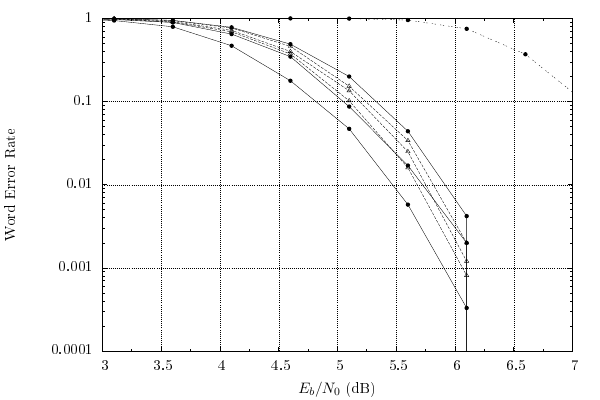

This figure's gnuplot source:
# gnuplot script for "Percent copy" figure
# run: gnuplot fig_wer.gnuplot
# then: pdflatex fig_wer.tex
#
set term epslatex standalone size 6in,4in
set output "fig_wer.tex"
set xlabel "$E_b/N_0$ (dB)"
set ylabel "Word Error Rate"
set style func linespoints
set key off
set tics in
set mxtics 2
set mytics 10 
set grid
set logscale y
plot [3:7] "ftdata-100000.dat" using ($1+29.1):(1-$2) with linespoints lt 1 pt 7 title 'FT-100K', \
     "ftdata-10000.dat" using ($1+29.1):(1-$2) with linespoints lt 1 pt 7 title 'FT-10K', \
     "ftdata-1000.dat" using ($1+29.1):(1-$2) with linespoints lt 1 pt 7 title 'FT-1K', \
     "kvasd-8.dat" using ($1+29.1):(1-$2) with linespoints lt 2 pt 8 title 'KV-8', \
     "kvasd-12.dat" using ($1+29.1):(1-$2) with linespoints lt 2 pt 8 title 'KV-12', \
     "kvasd-15.dat" using ($1+29.1):(1-$2) with linespoints lt 2 pt 8 title 'KV-15', \
     "bmdata.dat" using ($1+29.1):(1-$2) with linespoints pt 7 title 'BM', \
     "wer.lab" with labels
